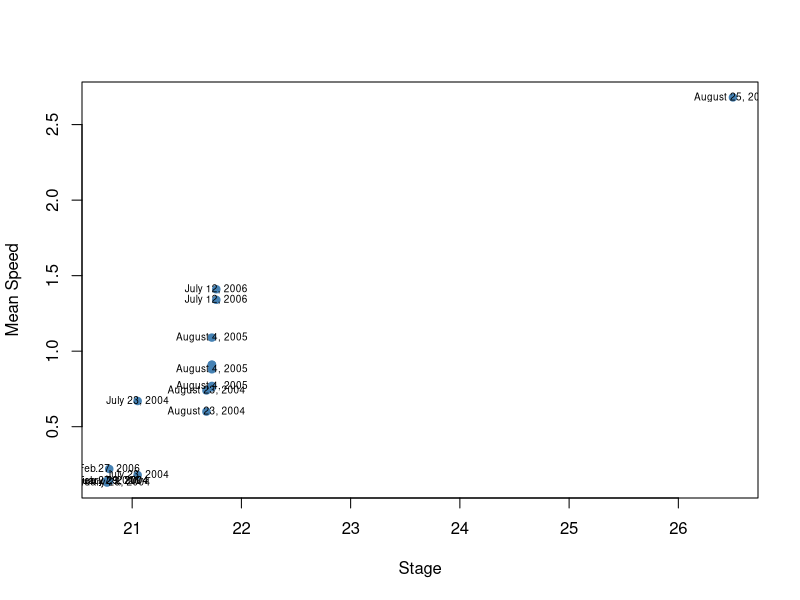
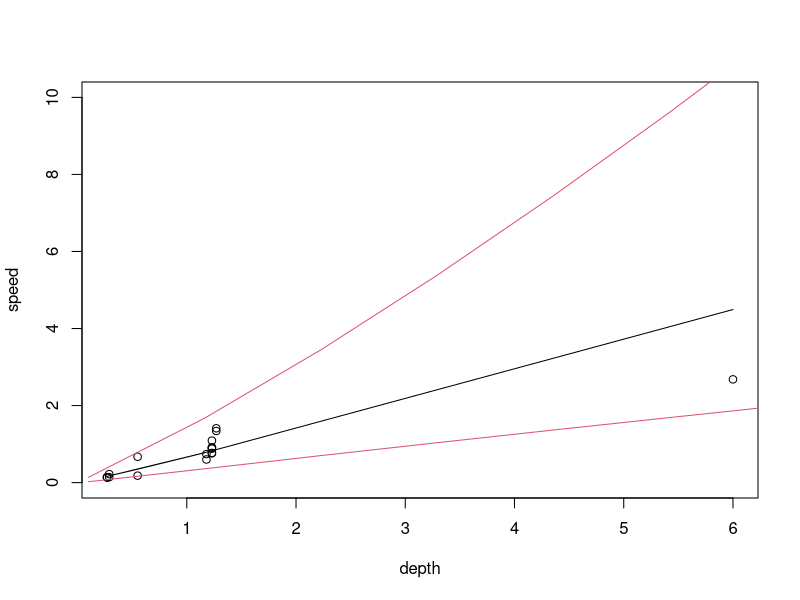
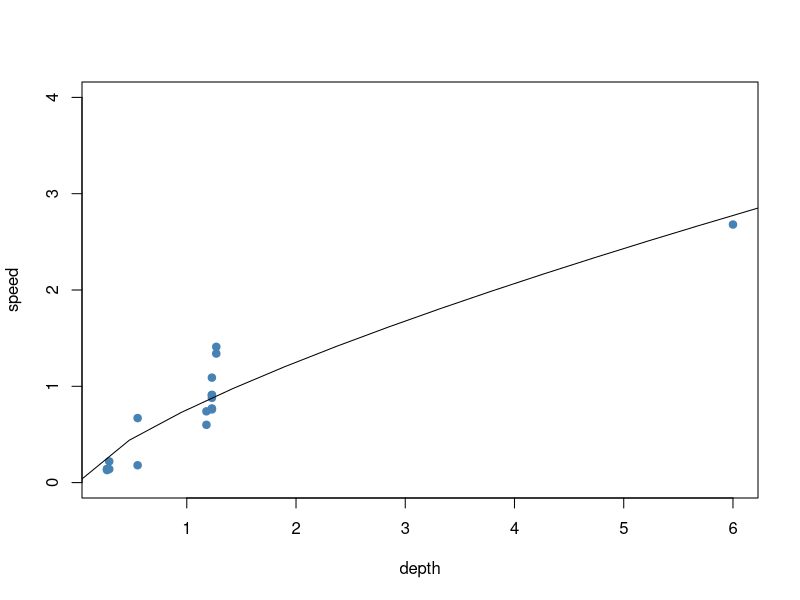
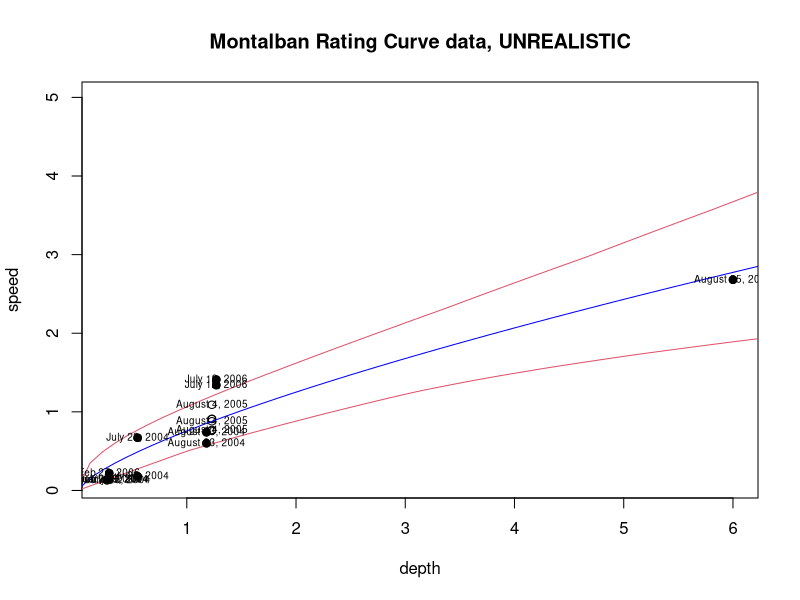
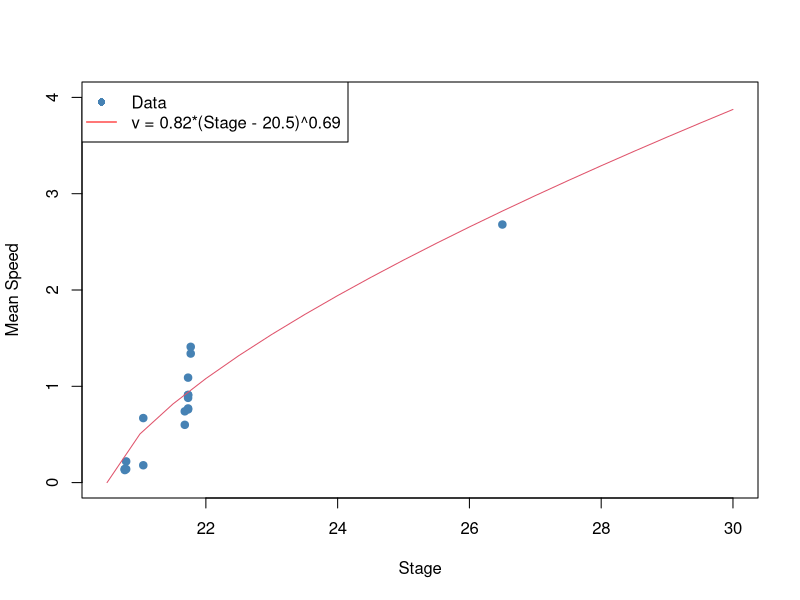
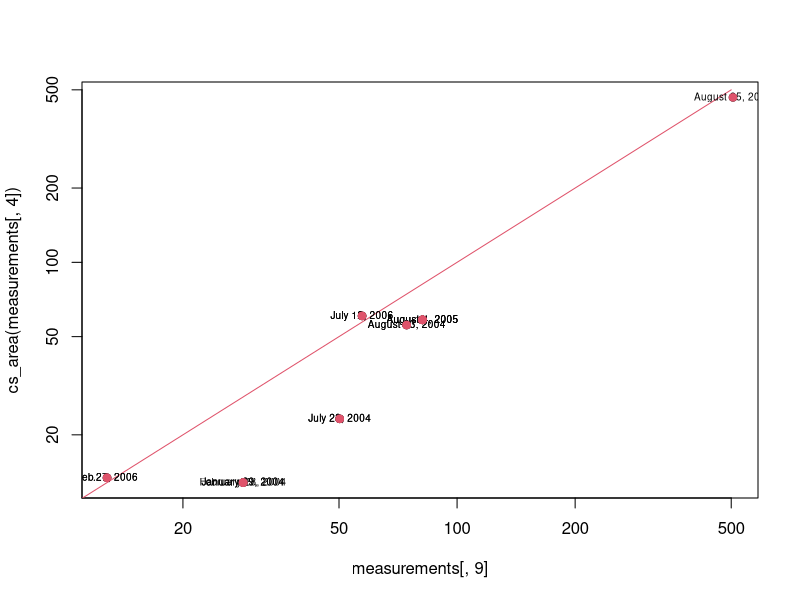

Recreate these plots in R, in order.
## R code to fit a velocity curve to the montalban data.

# Read in the data, which was pasted into data_montalban.txt from Excel
measurements=read.delim(file='data_montalban.txt',header=F)

# Optionally, we add names to the columns in measurements
names(measurements) = c('Date', 'Site', 'Time', 'Stage', 'Distance', 'Duration', 'Speed', 'Mean Speed', 'Cross-sectional Area', 'Discharge')

# Plot measurements, with the date overlayed
plot(measurements[,4], measurements[,8], xlab='Stage', ylab='Mean Speed', col='steelblue', pch=19)
text(measurements[,4], measurements[,8], labels=measurements[,1], cex=0.6)


# Try fitting a relation:
# Speed ~ a*depth^b.
# using nonlinear least squares. 
# Assume depth = Stage - 20.5 (Seems a reasonable guess).
speed=measurements[,8]
stage=measurements[,4]
curve1=nls(speed ~ a*(stage-20.5)^b, start=list(a=0.5, b=0.5)) # This is the curve fitting routine
summary(curve1)
confint(curve1) # Compute confidence intervals for a and b

pdf(file='Montalban_speed_velocity_fit.pdf', width=8.0, height=5.0)
plot(stage, speed, xlab='Stage', ylab='Mean Speed',pch=19,col='steelblue', xlim=c(20.5,30), ylim=c(0,4))
points(seq(20.5, 30,len=20), 0.8162*( (seq(20.5,30,len=20)-20.5)^0.6919),t='l',col=2)
legend('topleft', c('Data', 'v = 0.82*(Stage - 20.5)^0.69'), lty=c(0,1), lwd=c(0,1), col=c('steelblue', 'red'), pch=c(19,NA))
dev.off()
# Note that b ~= 2/3
# This is consistent with a Manning relation: Speed = (n/sqrt(Sf))*(depth)^(2/3)
#
# We may approximate Sf as the water slope, ~= 5/8700 based on comparing water
# levels at Sto Nino and Nangka (which are separated by about 8700m) 
# Substituting this into the equation suggests n~=0.02 if a=0.8
# This seems physically reasonable, i.e. within the typical range of
# manning's coefficient 

curve2=nls(speed ~ a*(stage-20.5)^0.67, start=list(a=0.5)) # This is the curve fitting routine

# We can combine this with a Stage- Area relation to get a rating curve.

# To get a stage-area relation that is also valid for high flows, we need data extending up to that range.

#xsect=read.delim('montalban_xsection_2006.txt')
xsect=read.table('Composite_cross_section.txt')
xsect[,2]=xsect[,2]+10.47 # Add MSL to make the script consistent with previous versions

cs_area<-function(Stage){

    # Approximate the cross-section using 1000 equally spaced points
    f<-approx(xsect[,1], xsect[,2], n=1000)

    output=Stage*NA
    # Numerical integration to get cross-sectional area.
    for(i in 1:length(Stage)){
        s=Stage[i]
        output[i] = sum(pmax(s-f$y,0.0))*(f$x[2]-f$x[1])    
    }

    output
}

discharge_2006<-function(Stage){
    cs_area(Stage)*0.82*(Stage-20.5)^0.69
}


# Read in the montalban data
mont_WL = read.csv(file='montWL.csv', header=F, na.strings='no_data')
in2006 = which(mont_WL[,2]==2006)
in2006_2011=which((mont_WL[,2]==2006)|(mont_WL[,2]==2007)|(mont_WL[,2]==2008)|(mont_WL[,2]==2009)|(mont_WL[,2]==2010)|(mont_WL[,2]==2011))

# Compute discharge in 2006
mont_Q_2006 = discharge_2006(mont_WL[in2006, 6])
mont_Q_2006_2011 = discharge_2006(mont_WL[in2006_2011, 6])

# Write out the stage and discharge in 2006
write.table(cbind(mont_WL[in2006,1:6], mont_Q_2006), file='montalban_2006.csv',row.names=F,col.names=F, quote=F, sep=",") 
write.table(cbind(mont_WL[in2006_2011,1:6], mont_Q_2006_2011), file='montalban_2006_2011.csv',row.names=F,col.names=F, quote=F, sep=",") 



### Let's consider confidence intervals for the regression.
### Variables are 'speed' and 'depth' = stage -20.5
depth=stage-20.5
# If speed=a*depth^(b)*epsilon then log(speed) = log(a) + b*log(depth) + log(epsilon)
# Although this assumes a particular error structure
logspeed=log(speed)
logdepth=log(depth)

mod_log=lm(logspeed~logdepth)

# Compute prediction confidence intervals
drange=log(seq(0.1,15,len=15))
log_prediction=predict(mod_log, data.frame(logdepth=drange), interval='prediction')

# Plot
plot(depth, speed, ylim=c(0,10))
a=exp(coef(mod_log)[1])
b=coef(mod_log)[2]

points(depth, a*depth^b,t='l')
points(exp(drange), exp(log_prediction[,2]),t='l',col=2)
points(exp(drange), exp(log_prediction[,3]),t='l',col=2)

#########################################################################################
#
# Profile likelihood methods
#
#
# Best to fit the non-linear model, compute the confidence limits by
# exhaustively searching over the parameter bounds
#
#

# NOTE: Measurements 1:3 on August 4, 2005 are inconsistent with the EFCOS water levels. So I will cut them out of this.
include_pts=7:18

# Select points with < 10% error in the area -- see below for justification
# include_pts=which( abs(measurements[,9]/cs_area(measurements[,4]) -1.0) < 0.1)
# Note -- these points are not independent. 
# WITH THE ABOVE CHOICE, WE CANNOT REASONABLY CONSTRAIN THE PARAMETERS. THE ONLY THING WE COULD DO IS DO A FIT OF speed = a*(stage-constant)^b

power_loglik<-function(pars){
    a=pars[1]
    b=pars[2]
    sigma=pars[3]
    # Log likelihood
    sum(dnorm(speed[include_pts], mean= a*depth[include_pts]^b ,sd= sigma, log=T))
    }

# Compute parameter values
myfit=optim(par=c(1,1,1),fn=power_loglik, control=list(fnscale=-1))

# Plot
drange=seq(0,9,len=20)
plot(depth,speed,pch=19,col='steelblue', ylim=c(0,4))
points(drange, myfit$par[1]*drange^(myfit$par[2]),t='l')

# Compute confidence intervals by exhaustively computing the liklihood region
n_increm=200
arange=seq(0.5,1.5,len=n_increm)
brange=seq(0.2,1.,len=n_increm)
sigrange=seq(0.05,0.6,len=n_increm)
loglik_out=array(NA,dim=c(n_increm, n_increm, n_increm))
for(i in 1:n_increm){
    print(i)
    for(j in 1:n_increm){
        for(k in 1:n_increm){
        loglik_out[i,j,k] = power_loglik(c(arange[i], brange[j], sigrange[k]))
        }
    }
}
# According to Bolker, approx confidence intervals come from searching within
# the zone where the log-liklihood is within 2 units of the max
# Alternatively, the likelihood ratio test that Bolker reports gives the following: 
#CI_zone=loglik_out>=(max(loglik_out)- qchisq(0.95,1)/2) # EQN BOLKER

# The above result disagrees with R's confint function. 
# Other texts cite the following formula for the liklihood region FOR SINGLE PARAMETERS
df=length(include_pts)-2
CI_zone_onevar= (loglik_out>=(max(loglik_out)- qf(0.95, 1, df)/2) ) # EQN Donaldson & Schnabel (1985)
# Note that in the limit as the dataset size --> inf, this approaches the
# formula given in Bolker. See the useful facts below

# Donaldson and Schnabel (1985) report that the CONFIDENCE
# REGION (where all parameters are allowed to vary), is
# defined by: 
#
# S(theta) - S(theta_hat) <= (S(theta_hat)/(n-p))*p*qf(1-alpha, p, n-p) 
#
# where S(theta) is the residual sum of squares evaluated at parameter values 'theta',
# 'theta_hat' is the vector of parameter values that minimise S,
# p is  the number of parameters in the distribution, 
# n is the number of data points,
# and alpha is the confidence level (e.g. 5%).
# Note also that S(theta_hat)/(n-p) is an estimate of the residual variance of the model fit 
# The above result can be written as:
# -2*(loglik(theta)-loglik(theta_hat)) <= p*qf(1-alpha, p, n-p)

# On the other hand, the confidence interval about theta_j, a particular variable in theta, is
# the range of values of theta_j which:
#
# maximise( (theta_j - theta_j_hat)^2 ) subject to
# S(theta) - S(theta_hat) <=  S(theta_hat)/(n-p) * qf(1-alpha, 1, n-p)
#
# Note that this formula leads to decent agreement with R.
# It can be written as:
# -2*(loglik(theta) - loglik(theta_hat)) <= qf(1-alpha, 1, n-p)
 
# Compute single variable confidence limits
CI_inds=which(CI_zone_onevar==TRUE,arr.ind=T)
a_ci=arange[range(CI_inds[,1])]
b_ci=brange[range(CI_inds[,2])]
sig_ci=sigrange[range(CI_inds[,3])]

# Compare with nls
v1=speed[include_pts]
v2=depth[include_pts]
mod1=nls(v1~a*v2^b, start=list(a=1,b=1))
confint(mod1)

# Compute joint confidence limits
# EQN Donaldson & Schnabel (1985), and Bates and Watts (1988)
CI_zone_allvar=(loglik_out>=(max(loglik_out)- 2*qf(0.95, 2, df-2)/2) )
CI_inds_all=which(CI_zone_allvar==TRUE,arr.ind=T)
a_ci_all=arange[range(CI_inds_all[,1])]
b_ci_all=brange[range(CI_inds_all[,2])]
sig_ci_all=sigrange[range(CI_inds_all[,3])]

# Useful Facts
# Note: qchisq(prob, 1) = lim(df1-->inf) F(prob,1,df1)
#       df1*lim(df2--> inf) F(prob,df1, df2) = qchisq(prob, df1) 
#        sum( rnorm(k, mean=0, sd=1)^2) has a chisq(x, k) distribution 
#       ( t(n-p, 1-a/2))^2 has an F(1, n-p, 1-a) distribution


drange=seq(0,9,len=80)
# It is expensive to plot all the liklihood points -- sample them instead
speed_upper=drange*NA
speed_lower=drange*NA
for(i in 1:length(drange) ){
    print(i)
    speed_range=range( arange[CI_inds_all[,1]]*drange[i]^brange[CI_inds_all[,2]] ) 
    #speed_range=range( arange[CI_inds[,1]]*drange[i]^brange[CI_inds[,2]] ) 
    speed_lower[i]=speed_range[1]
    speed_upper[i]=speed_range[2]
}

#pdf(file='Montalban_stage_speed_proflik.pdf', width=5.4,height=5.4)
plot(depth, speed, ylim=c(0.1,5),main='Montalban Rating Curve data, UNREALISTIC')
points(drange, speed_upper,t='l',col=2)
points(drange,speed_lower, t='l',col=2)
points(drange, myfit$par[1]*drange^(myfit$par[2]),t='l', col='blue')
points(depth[include_pts], speed[include_pts], pch=19)
text(depth, speed, labels=measurements[,1], cex=0.6)
#dev.off()
# For prediction intervals, see Vecchia and Cooley, 1987. 
# Obviously the data shows evidence of time changes in the rating curve.
# However, how about we assume that the observations characterise the
# uncertainties in the curve that we would expect to experience in applying it.

# Question: Is it plausible that the difference in the July 2006 and August 2004 observations could be due to changes in cross-sectional area?
pdf('Area_fitted_and_observed.pdf', width=5.4, height=5.4)
plot(measurements[,9], cs_area(measurements[,4]),log='xy')
points(1:500,1:500,t='l',col=2)
text(measurements[,9], cs_area(measurements[,4]), measurements[,1], cex=0.6)
points(measurements[,9], cs_area(measurements[,4]),col=2,pch=19)
dev.off()
# So either 1) The data is very wrong, or 2) There have been changes in the cross-section. However, there do not seem to be many changes since 2006, in that part of the cross-section captured in the LiDAR. In either case, perhaps it is best to only fit our model to the data that agrees with the modern measurements? [NOTE: If the area estimates were wrong, but the velocity measurements were still correct, then it would be okay to use the old data. However, if the cross-section has just changed, then it would not be okay to use the old data. So the 'safe' thing is to just use the more recent data].

# Select points with < 10% error in the area
keepers=which(abs(measurements[,9]/cs_area(measurements[,4]) -1.0) < 0.1)
# This is so few points that we cannot constrain the error in our curve. The only thing we can do is fit the following.
v_1=speed[keepers]
v_2=measurements$Stage[keepers]
mod2=nls(v_1~a*(v_2-bed)^0.67, start=list(a=1, bed=20))
# This is a crap fit. Suggests that the roughness is really high at low Stages, which is plausible (vegetation etc in the river?). OR, that we have a looped rating curve, which is significantly unsteady. Check water slope / stage relation at this site.

# Alternative: Interpolation?
vel_stage=aggregate(c(0, v_1), list(c(20.1, v_2)), mean)
velfun=approxfun(vel_stage[,1], vel_stage[,2])
# This is unlikely to be much good.

# Based on analysis of the water levels at montalban and Nangka, we expect the water slope during a flood to varying around (5-7)/5000 or so, due to unsteadyness. This might change the discharge by 20%, assuming velocity and slope^0.5 are linearly related (which won't be true during unsteady flow!)
